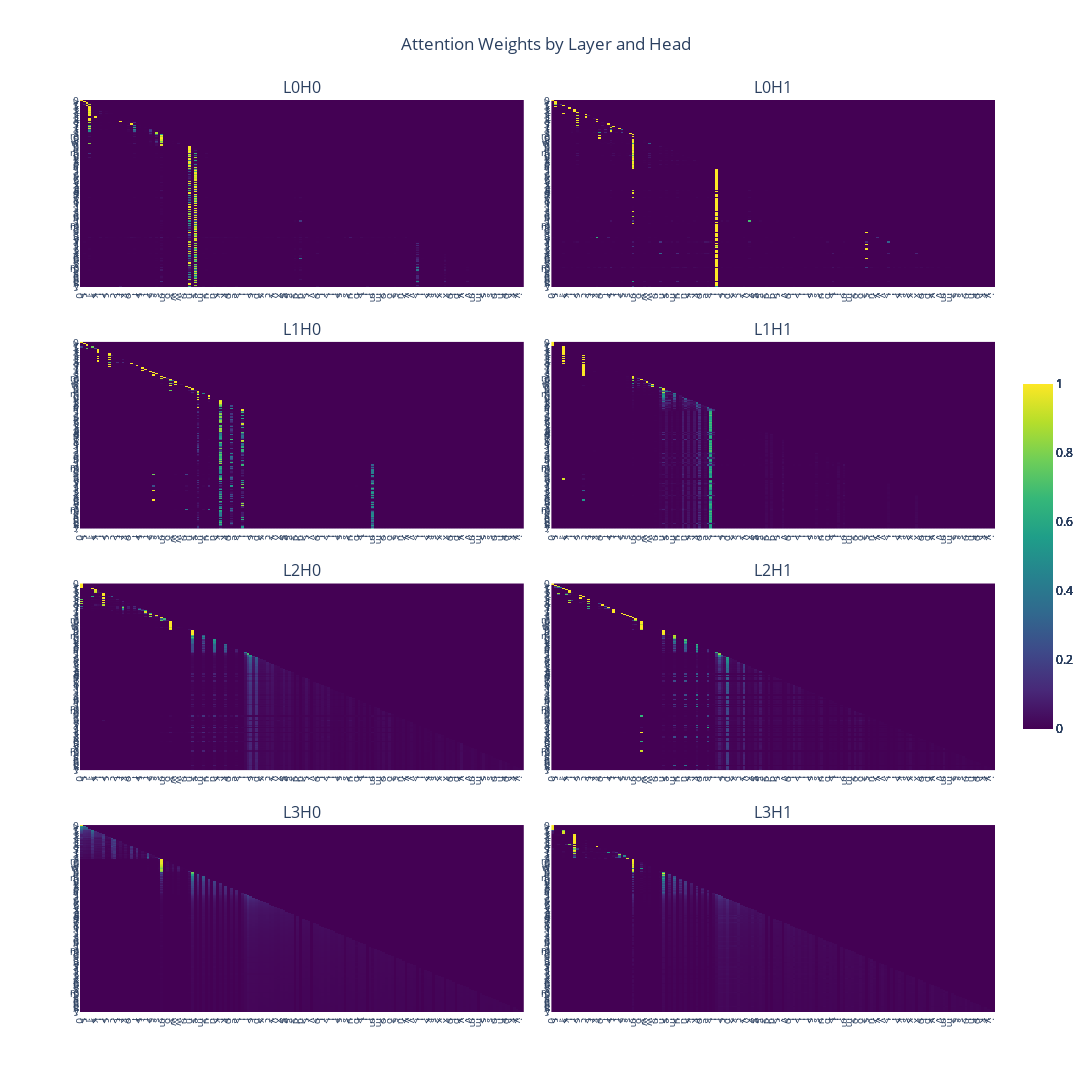

Notebook code cell kept with this figure:
### Code cell
import plotly.graph_objs as go
from plotly.subplots import make_subplots
import numpy as np

size = 1000
font_size = 10

token_labels = list(prompt)
num_layers = len(attn_weights)
num_heads = config.num_heads
seq_len = len(token_labels)
tick_vals = list(range(seq_len))

fig = make_subplots(
    rows=num_layers, cols=num_heads,
    subplot_titles=[f"L{l}H{h}" for l in range(num_layers) for h in range(num_heads)],
    horizontal_spacing=0.03, vertical_spacing=0.06
)

for layer_idx in range(num_layers):
    for head_number in range(num_heads):
        attn = attn_weights[layer_idx][0, head_number].detach().cpu().numpy()

        fig.add_trace(
            go.Heatmap(
                z=attn,
                x=tick_vals,
                y=tick_vals,
                colorscale='Viridis',
                colorbar=dict(len=0.4),
                zmin=0,
                zmax=1,
            ),
            row=layer_idx + 1,
            col=head_number + 1
        )

# Apply axis formatting
for row in range(1, num_layers + 1):
    for col in range(1, num_heads + 1):
        fig.update_xaxes(
            tickmode='array',
            tickvals=tick_vals,
            ticktext=token_labels,
            type='linear',
            tickfont=dict(size=font_size),
            row=row, col=col
        )
        fig.update_yaxes(
            tickmode='array',
            tickvals=tick_vals,
            ticktext=token_labels,
            type='linear',
            tickfont=dict(size=font_size),
            autorange='reversed',  # flip y-axis
            row=row, col=col
        )

fig.update_layout(
    height=num_layers * 1000,
    width=num_heads * 1000,
    title_text="Attention Weights by Layer and Head",
    title_x=0.5,
    showlegend=False
)

fig.show()

### Figure 1 — Plotly figure (JSON) as saved in the notebook; plotly's stock layout.template omitted (floating-point values rounded to 4 significant figures; data arrays with more than 128 entries replaced by an {"elided": "..."} marker saying what was removed)
{"data": [{"colorbar": {"len": 0.4}, "colorscale": [[0, "#440154"], [0.1111, "#482878"], [0.2222, "#3e4989"], [0.3333, "#31688e"], [0.4444, "#26828e"], [0.5556, "#1f9e89"], [0.6667, "#35b779"], [0.7778, "#6ece58"], [0.8889, "#b5de2b"], [1, "#fde725"]], "type": "heatmap", "x": {"elided": "160 int values"}, "xaxis": "x", "y": {"elided": "160 int values"}, "yaxis": "y", "z": {"elided": "160x160 float values"}, "zmax": 1, "zmin": 0}, {"colorbar": {"len": 0.4}, "colorscale": [[0, "#440154"], [0.1111, "#482878"], [0.2222, "#3e4989"], [0.3333, "#31688e"], [0.4444, "#26828e"], [0.5556, "#1f9e89"], [0.6667, "#35b779"], [0.7778, "#6ece58"], [0.8889, "#b5de2b"], [1, "#fde725"]], "type": "heatmap", "x": {"elided": "160 int values"}, "xaxis": "x2", "y": {"elided": "160 int values"}, "yaxis": "y2", "z": {"elided": "160x160 float values"}, "zmax": 1, "zmin": 0}, {"colorbar": {"len": 0.4}, "colorscale": [[0, "#440154"], [0.1111, "#482878"], [0.2222, "#3e4989"], [0.3333, "#31688e"], [0.4444, "#26828e"], [0.5556, "#1f9e89"], [0.6667, "#35b779"], [0.7778, "#6ece58"], [0.8889, "#b5de2b"], [1, "#fde725"]], "type": "heatmap", "x": {"elided": "160 int values"}, "xaxis": "x3", "y": {"elided": "160 int values"}, "yaxis": "y3", "z": {"elided": "160x160 float values"}, "zmax": 1, "zmin": 0}, {"colorbar": {"len": 0.4}, "colorscale": [[0, "#440154"], [0.1111, "#482878"], [0.2222, "#3e4989"], [0.3333, "#31688e"], [0.4444, "#26828e"], [0.5556, "#1f9e89"], [0.6667, "#35b779"], [0.7778, "#6ece58"], [0.8889, "#b5de2b"], [1, "#fde725"]], "type": "heatmap", "x": {"elided": "160 int values"}, "xaxis": "x4", "y": {"elided": "160 int values"}, "yaxis": "y4", "z": {"elided": "160x160 float values"}, "zmax": 1, "zmin": 0}, {"colorbar": {"len": 0.4}, "colorscale": [[0, "#440154"], [0.1111, "#482878"], [0.2222, "#3e4989"], [0.3333, "#31688e"], [0.4444, "#26828e"], [0.5556, "#1f9e89"], [0.6667, "#35b779"], [0.7778, "#6ece58"], [0.8889, "#b5de2b"], [1, "#fde725"]], "type": "heatmap", "x": {"elided": "160 int values"}, "xaxis": "x5", "y": {"elided": "160 int values"}, "yaxis": "y5", "z": {"elided": "160x160 float values"}, "zmax": 1, "zmin": 0}, {"colorbar": {"len": 0.4}, "colorscale": [[0, "#440154"], [0.1111, "#482878"], [0.2222, "#3e4989"], [0.3333, "#31688e"], [0.4444, "#26828e"], [0.5556, "#1f9e89"], [0.6667, "#35b779"], [0.7778, "#6ece58"], [0.8889, "#b5de2b"], [1, "#fde725"]], "type": "heatmap", "x": {"elided": "160 int values"}, "xaxis": "x6", "y": {"elided": "160 int values"}, "yaxis": "y6", "z": {"elided": "160x160 float values"}, "zmax": 1, "zmin": 0}, {"colorbar": {"len": 0.4}, "colorscale": [[0, "#440154"], [0.1111, "#482878"], [0.2222, "#3e4989"], [0.3333, "#31688e"], [0.4444, "#26828e"], [0.5556, "#1f9e89"], [0.6667, "#35b779"], [0.7778, "#6ece58"], [0.8889, "#b5de2b"], [1, "#fde725"]], "type": "heatmap", "x": {"elided": "160 int values"}, "xaxis": "x7", "y": {"elided": "160 int values"}, "yaxis": "y7", "z": {"elided": "160x160 float values"}, "zmax": 1, "zmin": 0}, {"colorbar": {"len": 0.4}, "colorscale": [[0, "#440154"], [0.1111, "#482878"], [0.2222, "#3e4989"], [0.3333, "#31688e"], [0.4444, "#26828e"], [0.5556, "#1f9e89"], [0.6667, "#35b779"], [0.7778, "#6ece58"], [0.8889, "#b5de2b"], [1, "#fde725"]], "type": "heatmap", "x": {"elided": "160 int values"}, "xaxis": "x8", "y": {"elided": "160 int values"}, "yaxis": "y8", "z": {"elided": "160x160 float values"}, "zmax": 1, "zmin": 0}], "layout": {"annotations": [{"font": {"size": 16}, "showarrow": false, "text": "L0H0", "x": 0.2425, "xanchor": "center", "xref": "paper", "y": 1, "yanchor": "bottom", "yref": "paper"}, {"font": {"size": 16}, "showarrow": false, "text": "L0H1", "x": 0.7575, "xanchor": "center", "xref": "paper", "y": 1, "yanchor": "bottom", "yref": "paper"}, {"font": {"size": 16}, "showarrow": false, "text": "L1H0", "x": 0.2425, "xanchor": "center", "xref": "paper", "y": 0.735, "yanchor": "bottom", "yref": "paper"}, {"font": {"size": 16}, "showarrow": false, "text": "L1H1", "x": 0.7575, "xanchor": "center", "xref": "paper", "y": 0.735, "yanchor": "bottom", "yref": "paper"}, {"font": {"size": 16}, "showarrow": false, "text": "L2H0", "x": 0.2425, "xanchor": "center", "xref": "paper", "y": 0.47, "yanchor": "bottom", "yref": "paper"}, {"font": {"size": 16}, "showarrow": false, "text": "L2H1", "x": 0.7575, "xanchor": "center", "xref": "paper", "y": 0.47, "yanchor": "bottom", "yref": "paper"}, {"font": {"size": 16}, "showarrow": false, "text": "L3H0", "x": 0.2425, "xanchor": "center", "xref": "paper", "y": 0.205, "yanchor": "bottom", "yref": "paper"}, {"font": {"size": 16}, "showarrow": false, "text": "L3H1", "x": 0.7575, "xanchor": "center", "xref": "paper", "y": 0.205, "yanchor": "bottom", "yref": "paper"}], "height": 4000, "showlegend": false, "title": {"text": "Attention Weights by Layer and Head", "x": 0.5}, "width": 2000, "xaxis": {"anchor": "y", "domain": [0, 0.485], "tickfont": {"size": 10}, "tickmode": "array", "ticktext": {"elided": "160 str values"}, "tickvals": {"elided": "160 int values"}, "type": "linear"}, "xaxis2": {"anchor": "y2", "domain": [0.515, 1], "tickfont": {"size": 10}, "tickmode": "array", "ticktext": {"elided": "160 str values"}, "tickvals": {"elided": "160 int values"}, "type": "linear"}, "xaxis3": {"anchor": "y3", "domain": [0, 0.485], "tickfont": {"size": 10}, "tickmode": "array", "ticktext": {"elided": "160 str values"}, "tickvals": {"elided": "160 int values"}, "type": "linear"}, "xaxis4": {"anchor": "y4", "domain": [0.515, 1], "tickfont": {"size": 10}, "tickmode": "array", "ticktext": {"elided": "160 str values"}, "tickvals": {"elided": "160 int values"}, "type": "linear"}, "xaxis5": {"anchor": "y5", "domain": [0, 0.485], "tickfont": {"size": 10}, "tickmode": "array", "ticktext": {"elided": "160 str values"}, "tickvals": {"elided": "160 int values"}, "type": "linear"}, "xaxis6": {"anchor": "y6", "domain": [0.515, 1], "tickfont": {"size": 10}, "tickmode": "array", "ticktext": {"elided": "160 str values"}, "tickvals": {"elided": "160 int values"}, "type": "linear"}, "xaxis7": {"anchor": "y7", "domain": [0, 0.485], "tickfont": {"size": 10}, "tickmode": "array", "ticktext": {"elided": "160 str values"}, "tickvals": {"elided": "160 int values"}, "type": "linear"}, "xaxis8": {"anchor": "y8", "domain": [0.515, 1], "tickfont": {"size": 10}, "tickmode": "array", "ticktext": {"elided": "160 str values"}, "tickvals": {"elided": "160 int values"}, "type": "linear"}, "yaxis": {"anchor": "x", "autorange": "reversed", "domain": [0.795, 1], "tickfont": {"size": 10}, "tickmode": "array", "ticktext": {"elided": "160 str values"}, "tickvals": {"elided": "160 int values"}, "type": "linear"}, "yaxis2": {"anchor": "x2", "autorange": "reversed", "domain": [0.795, 1], "tickfont": {"size": 10}, "tickmode": "array", "ticktext": {"elided": "160 str values"}, "tickvals": {"elided": "160 int values"}, "type": "linear"}, "yaxis3": {"anchor": "x3", "autorange": "reversed", "domain": [0.53, 0.735], "tickfont": {"size": 10}, "tickmode": "array", "ticktext": {"elided": "160 str values"}, "tickvals": {"elided": "160 int values"}, "type": "linear"}, "yaxis4": {"anchor": "x4", "autorange": "reversed", "domain": [0.53, 0.735], "tickfont": {"size": 10}, "tickmode": "array", "ticktext": {"elided": "160 str values"}, "tickvals": {"elided": "160 int values"}, "type": "linear"}, "yaxis5": {"anchor": "x5", "autorange": "reversed", "domain": [0.265, 0.47], "tickfont": {"size": 10}, "tickmode": "array", "ticktext": {"elided": "160 str values"}, "tickvals": {"elided": "160 int values"}, "type": "linear"}, "yaxis6": {"anchor": "x6", "autorange": "reversed", "domain": [0.265, 0.47], "tickfont": {"size": 10}, "tickmode": "array", "ticktext": {"elided": "160 str values"}, "tickvals": {"elided": "160 int values"}, "type": "linear"}, "yaxis7": {"anchor": "x7", "autorange": "reversed", "domain": [0, 0.205], "tickfont": {"size": 10}, "tickmode": "array", "ticktext": {"elided": "160 str values"}, "tickvals": {"elided": "160 int values"}, "type": "linear"}, "yaxis8": {"anchor": "x8", "autorange": "reversed", "domain": [0, 0.205], "tickfont": {"size": 10}, "tickmode": "array", "ticktext": {"elided": "160 str values"}, "tickvals": {"elided": "160 int values"}, "type": "linear"}}}
